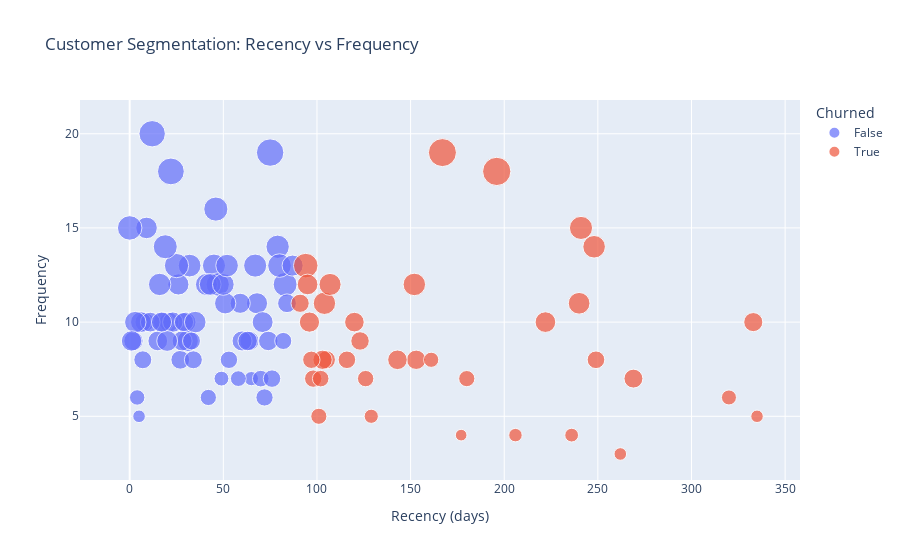

Notebook code for this chart:
### Markdown cell above
## Step 2: Customer Segmentation Visualisation

Now that we have our RFM metrics, let's create an interactive 2D scatter plot to visualise our customer segments. This will help us understand the relationship between recency, frequency, and monetary value of our customers.

### Code cell
fig = px.scatter(rfm, x='recency', y='frequency',
                 size='monetary', color='churned',
                 hover_name=rfm.index,
                 labels={'churned': 'Churned',
                         'recency': 'Recency (days)',
                         'frequency': 'Frequency',
                         'monetary': 'Monetary Value'},
                 title='Customer Segmentation: Recency vs Frequency')

fig.update_layout(
    xaxis_title='Recency (days)',
    yaxis_title='Frequency',
    legend_title='Churned',
    coloraxis_colorbar=dict(title='Churned')
)

fig.update_traces(
    hovertemplate="<br>".join([
        "Customer ID: %{hovertext}",
        "Recency: %{x} days",
        "Frequency: %{y}",
        "Monetary Value: £%{marker.size:.2f}",
        "Churned: %{marker.color}"
    ])
)

fig.show()

### Figure 1 — Plotly figure (JSON) as saved in the notebook; plotly's stock layout.template omitted (floating-point values rounded to 4 significant figures)
{"data": [{"hovertemplate": "Customer ID: %{hovertext}<br>Recency: %{x} days<br>Frequency: %{y}<br>Monetary Value: £%{marker.size:.2f}<br>Churned: %{marker.color}", "hovertext": [1, 2, 3, 5, 7, 8, 10, 12, 13, 14, 15, 17, 18, 19, 21, 22, 23, 25, 26, 27, 28, 32, 34, 36, 38, 39, 42, 44, 45, 46, 47, 48, 49, 50, 51, 52, 56, 57, 59, 61, 63, 64, 67, 68, 70, 73, 74, 78, 79, 81, 82, 84, 86, 87, 88, 89, 90, 92, 93, 94, 96, 99, 100], "legendgroup": "False", "marker": {"color": "#636efa", "size": [5714.0, 5070.0, 4401.0, 4367.0, 3441.0, 5221.0, 2336.0, 5232.0, 3695.0, 4003.0, 3859.0, 4553.0, 3674.0, 5335.0, 4296.0, 2921.0, 5767.0, 4245.0, 4423.0, 3984.0, 3945.0, 5602.0, 3615.0, 5332.0, 4060.0, 4901.0, 3733.0, 3833.0, 3925.0, 1981.0, 4755.0, 4445.0, 3716.0, 2873.0, 5464.0, 4635.0, 3919.0, 3810.0, 3614.0, 4612.0, 5012.0, 4249.0, 4501.0, 1557.0, 2715.0, 2432.0, 3960.0, 3166.0, 2584.0, 2157.0, 3008.0, 3166.0, 5877.0, 4568.0, 3153.0, 5653.0, 6824.0, 7372.0, 3438.0, 2975.0, 4356.0, 7041.0, 4096.0], "sizemode": "area", "sizeref": 19.6, "symbol": "circle"}, "mode": "markers", "name": "False", "orientation": "v", "showlegend": true, "type": "scatter", "x": [46, 32, 26, 68, 27, 45, 4, 67, 8, 30, 21, 9, 2, 79, 71, 72, 25, 6, 31, 59, 18, 83, 64, 47, 23, 16, 74, 11, 60, 65, 41, 51, 63, 82, 80, 43, 28, 15, 29, 50, 52, 20, 3, 5, 70, 58, 17, 34, 42, 49, 76, 7, 0, 35, 33, 19, 12, 75, 84, 53, 87, 22, 1], "xaxis": "x", "y": [16, 13, 12, 11, 8, 13, 6, 13, 10, 10, 10, 15, 9, 14, 10, 6, 13, 10, 9, 11, 10, 12, 9, 12, 10, 12, 9, 10, 9, 7, 12, 11, 9, 9, 13, 12, 9, 9, 10, 12, 13, 9, 10, 5, 7, 7, 10, 8, 6, 7, 7, 8, 15, 10, 9, 14, 20, 19, 11, 8, 13, 18, 9], "yaxis": "y"}, {"hovertemplate": "Customer ID: %{hovertext}<br>Recency: %{x} days<br>Frequency: %{y}<br>Monetary Value: £%{marker.size:.2f}<br>Churned: %{marker.color}", "hovertext": [4, 6, 9, 11, 16, 20, 24, 29, 30, 31, 33, 35, 37, 40, 41, 43, 53, 54, 55, 58, 60, 62, 65, 66, 69, 71, 72, 75, 76, 77, 80, 83, 85, 91, 95, 97, 98], "legendgroup": "True", "marker": {"color": "#EF553B", "size": [3258.0, 3252.0, 3573.0, 1782.0, 5913.0, 3517.0, 4992.0, 3024.0, 3765.0, 1552.0, 7838.0, 4180.0, 2565.0, 1524.0, 1862.0, 2547.0, 4910.0, 4952.0, 2956.0, 5236.0, 4612.0, 7696.0, 3667.0, 3642.0, 4779.0, 2216.0, 2268.0, 4186.0, 3054.0, 2688.0, 2963.0, 1331.0, 3757.0, 1978.0, 4008.0, 3348.0, 2630.0], "sizemode": "area", "sizeref": 19.6, "symbol": "circle"}, "mode": "markers", "name": "True", "orientation": "v", "showlegend": true, "type": "scatter", "x": [91, 105, 333, 206, 94, 269, 248, 116, 120, 262, 196, 222, 180, 335, 236, 101, 104, 152, 98, 241, 240, 167, 153, 103, 107, 320, 161, 95, 249, 102, 97, 177, 143, 129, 96, 123, 126], "xaxis": "x", "y": [11, 8, 10, 4, 13, 7, 14, 8, 10, 3, 18, 10, 7, 5, 4, 5, 11, 12, 7, 15, 11, 19, 8, 8, 12, 6, 8, 12, 8, 7, 8, 4, 8, 5, 10, 9, 7], "yaxis": "y"}], "layout": {"coloraxis": {"colorbar": {"title": {"text": "Churned"}}}, "legend": {"itemsizing": "constant", "title": {"text": "Churned"}, "tracegroupgap": 0}, "title": {"text": "Customer Segmentation: Recency vs Frequency"}, "xaxis": {"anchor": "y", "domain": [0, 1], "title": {"text": "Recency (days)"}}, "yaxis": {"anchor": "x", "domain": [0, 1], "title": {"text": "Frequency"}}}}
